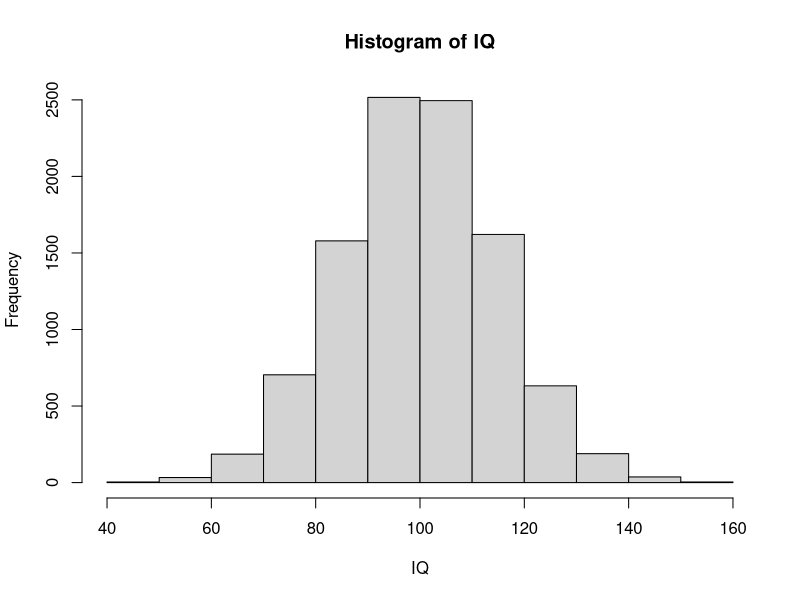
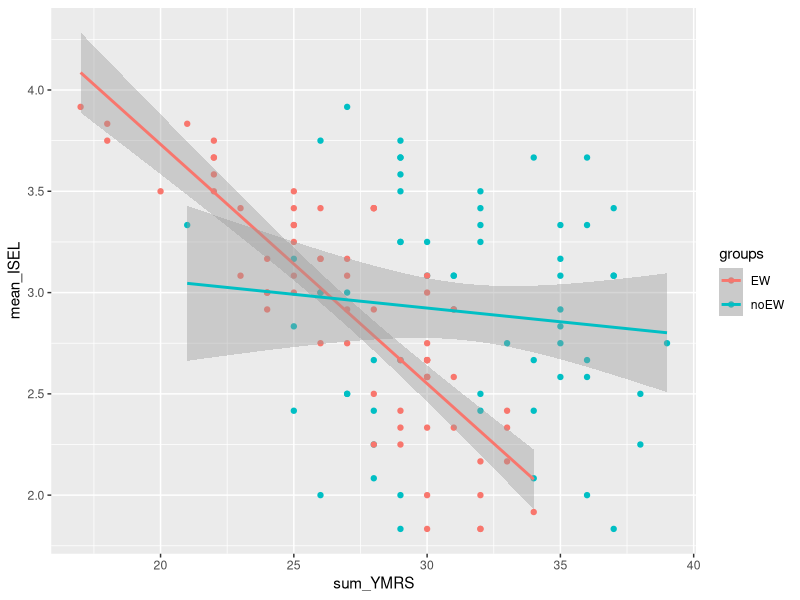
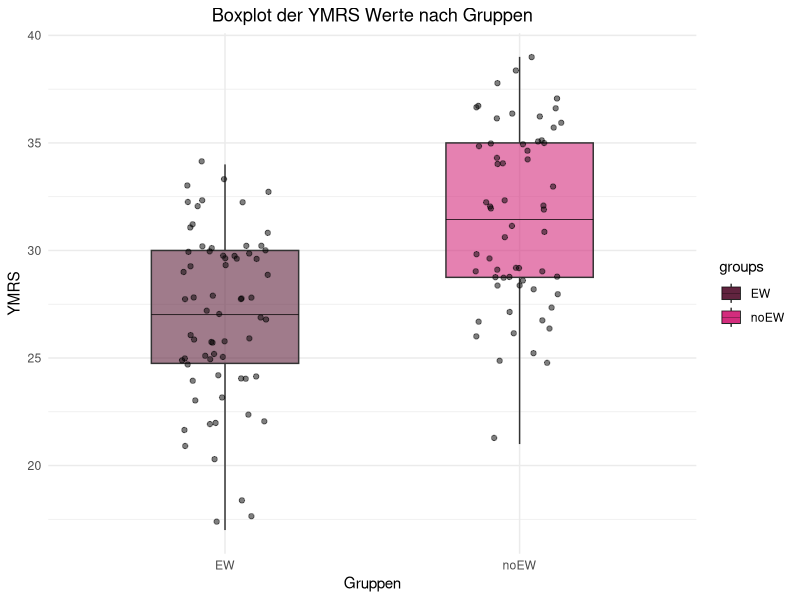

The R source for these figures, in order:

# Einheit 1 ---------------------------------------------------------------

2 + 2 #Addition 

# Hier kommt eine Subtraktion

3-2
5 * 8
3 ^ 2
sqrt(10) + 11

?sqrt

# Objekte

a = 2
a

b = 4 * 5 

a + b 

c = a + b
c

d <- 10

# Zahltypen 

zahl = 4.5

Psychologe = "Wundt"

class(Psychologe)
class(zahl)

vector = c(2, 3, 4, 5, 1, 8)
vector


lieblingspsychologinnen = c("Mary", "Feldmann-Barett", "Anna Freud")

# Datensimulation

k = 1:100
sequenz = seq(from = 5, to = 500, by = 10)
identisch = seq(5, 500, 10)

kombination = c(1:10, seq(10, 100, 5))
y = c(k, sequenz)


# Normalverteilung 

n = 10000
MW = 100
SD = 15
IQ = rnorm(n, MW, SD)
hist(IQ)

# Erstellt einen numerischen Vektor "CFH", der die zahlen 12 bis 54 und jede dritte Zahl von 100 bis 120 enthält

CFH = c(12:54, seq(100, 120, 3))
CFH

Teil1 = 12:54
Teil2 = seq(100,120,3)

CFH2 = c(Teil1, Teil2)


# Elemente aus Vektoren auswählen ("Indizierung")


Vierte_Stelle = CFH[4]
Bereich = CFH[3:10]
CFH[c(4,8)]
CFH[seq(2,8,2)]
CFH[-1]

lieblingspsychologinnen[-1]
lieblingspsychologinnen[2]
lieblingspsychologinnen[c(1,3)]

mean(CFH) # Mittelwert
sd(CFH) #Standardabweichung
var(CFH) # Varianz

mean(lieblingspsychologinnen)

Ordinal = c(1:10, 10, 10, 8) #Plätze bei einem Wettkampf
as.factor(Ordinal)

lieblingspsychologinnen = c("Mary", "Mary", "Mary", "Feldmann-Barett", "Anna Freud", "Anna Freud")
lieblingspsychologinnen = as.factor(lieblingspsychologinnen)

table(lieblingspsychologinnen)


# Einheit 2 ---------------------------------------------------------------

Studiengang = c("Psychologie", "Mathematik", "Biologie", "Psychologie", "Mathematik")
levels(Studiengang)

Studiengang = factor(Studiengang, levels = c("Psychologie", "Biologie", "Mathematik"))
Studiengang

Geschlecht = c(1,2,1,2,2,2,3,1,1)
mean(Geschlecht)

Geschlecht = factor(Geschlecht, levels= c(1, 2, 3), labels = c("weiblich", "maennlich", "divers"))
Geschlecht
mean(Geschlecht)
table(Geschlecht)

Schulabschluss = c("Abitur", "Realschule", "Hauptschule", "Abitur", "Realschule", "Realschule", "Abitur")
Schulabschluss = factor(Schulabschluss, levels = c("Hauptschule", "Realschule", "Abitur"), ordered = TRUE)
Schulabschluss

Schulabschluss > "Hauptschule"
Schulabschluss[Schulabschluss >= "Realschule"]

set.seed(22)
df = data.frame(Studiencode = 100:105,
                Diagnose = c("Depression", "Angststörung", "Zwangsstörung", "Depression", "Zwangsstörung", "ADHS"),
                Klinik = c("LMU", "LMU", "LMU", "MPI", "MPI", "MPI"),
                BDI = rnorm(6, mean = 25, sd = 7),
                Alter = c(22, 24, 55, 85, 43, 45))

df
names(df)
head(df)
nrow(df)
ncol(df)
View(df)
str(df)

df$Alter
df$Diagnose = factor(df$Diagnose)
df$Klinik = factor(df$Klinik)
str(df)

df$Geschlecht = factor(c(1, 2, 3, 1, 2, 1), levels = c(1,2,3), 
                       labels = c("männlich", "weiblich", "divers"))
df

df[3,]
df[2:5,]
df[c(1,4),]
df[2:4, "Klinik"]
df$Klinik[2:4]
df[,c("Klinik", "BDI")]

#Aufgabe: Welche Diagnose hat die 3. Person? - es gibt (mindestens) zwei Optionen

df[3, "Diagnose"]
df[3, 2]
df$Diagnose[3]

df[3, "Diagnose"] = "ADHS"
df[3, "Diagnose"]

# Statt über Positionen können wir Werte nach einer BEDINGUNG auswählen.

df$Alter > 30
Alten = df[df$Alter > 30,]
Alten
Frauen = df[df$Geschlecht == "weiblich",]
Frauen
df[df$Alter > 30 & df$Geschlecht == "männlich",]
df[df$Alter > 30 | df$Geschlecht == "männlich",]

# install.packages("tidyverse")
library(tidyverse)

starwars$mass

filter(starwars, mass > 100)

Schwergewichte = starwars %>% filter(mass > 100)
Schwergewichte$name


# Einheit 3 ---------------------------------------------------------------

library(tidyverse)
mean(starwars$mass, na.rm = TRUE)

round(mean(starwars$mass, na.rm = TRUE),2)

df = read.csv("bipolar.csv")
# readRDS() R-Format

# .sav (SPSS) 
# install.packages("haven")
#library(haven)
#read_sav()

# install.packages("readxl")

head(df)
str(df)
View(df)
summary(df)
anyNA(df)

df$YMRS_1 + df$YMRS_2

rowSums(df[,c("YMRS_1", "YMRS_2", "YMRS_3")])

library(tidyverse)

?select
rowSums(select(df, starts_with("YMRS")))

df$sum_YMRS = rowSums(select(df, starts_with("YMRS")))
head(df)

round(mean(df$sum_YMRS),2)
sd(df$sum_YMRS)
var(df$sum_YMRS)
range(df$sum_YMRS)

table(df$groups)

df$sum_YMRS[df$groups == "EW"]
df$sum_YMRS[df$groups == "noEW"]

mean(df$sum_YMRS[df$groups == "EW"])
mean(df$sum_YMRS[df$groups == "noEW"])

tapply(df$sum_YMRS, df$groups, mean)
tapply(df$sum_YMRS, df$groups, sd)

df %>% group_by(groups) %>%
  summarise(n = n(),
            Mittelwert = mean(sum_YMRS),
            SD = sd(sum_YMRS),
            Min = min(sum_YMRS),
            Max = max(sum_YMRS))

#install.packages("psych")
library(psych)

psych::describe(df)

describe(df)
describeBy(df, group = df$groups)

head(df)

t.test(sum_YMRS ~ groups, data = df, var.equal = TRUE, alternative = "less")
?t.test


# Einheit 4 ---------------------------------------------------------------

library(tidyverse)
library(psych)
# library(ggplot2)

bipolar = read_csv("bipolar.csv")
rohdaten = read_csv("bipolar.csv")

# names(bipolar)

bipolar$sum_YMRS = rowSums(select(bipolar, starts_with("YMRS")))

# Reverse Items: 1, 2, 7, 8, 11, 12 

# summary(select(bipolar, starts_with("ISEL")))

# bipolar$ISEL_1r = recode(bipolar$ISEL_1, "1" = 4, "2" = 3, "3" = 2, "4" = 1)

# bipolar[, c("ISEL_1r", "ISEL_1")]

bipolar$ISEL_1 = recode(bipolar$ISEL_1, "1" = 4, "2" = 3, "3" = 2, "4" = 1)
bipolar$ISEL_2 = recode(bipolar$ISEL_2, "1" = 4, "2" = 3, "3" = 2, "4" = 1)
bipolar$ISEL_7 = recode(bipolar$ISEL_7, "1" = 4, "2" = 3, "3" = 2, "4" = 1)
bipolar$ISEL_8 = recode(bipolar$ISEL_8, "1" = 4, "2" = 3, "3" = 2, "4" = 1)
bipolar$ISEL_11 = recode(bipolar$ISEL_11, "1" = 4, "2" = 3, "3" = 2, "4" = 1)
bipolar$ISEL_12 = recode(bipolar$ISEL_12, "1" = 4, "2" = 3, "3" = 2, "4" = 1)

bipolar$mean_ISEL = rowMeans(select(bipolar, starts_with("ISEL")))


saveRDS(bipolar, file = "bipolar_clean.rds")

t.test(sum_YMRS ~ groups, data = bipolar)

#?ggplot2


jpeg(file = "Unser_erstes_ggplot.jpg", width = 15, 
     height = 10, units = "cm", res = 300)

ggplot(data = bipolar, aes(x = groups, y = sum_YMRS, fill = groups)) +
  geom_boxplot(width = 0.5, alpha = 0.6, fatten = NULL) +
  geom_jitter(width = 0.15, alpha = 0.5) +
  stat_summary(fun = "mean", geom = "crossbar", width = 0.5, linewidth = 0.1, color = "black") +
  labs(x = "Gruppen", y = "YMRS", title = "Boxplot der YMRS Werte nach Gruppen") +
  theme_minimal() +
  scale_fill_manual(values = c("#61243F", "#D32D7D")) +
  theme(legend.position = "right",
        plot.title = element_text(hjust = 0.5, vjust = 1))

dev.off()

cor(bipolar$sum_YMRS, bipolar$mean_ISEL)
cor.test(bipolar$sum_YMRS, bipolar$mean_ISEL, 
         method = "pearson", alternative = "less")
?cor.test

ggplot(bipolar, aes(x = sum_YMRS, y = mean_ISEL, color = groups)) +
  geom_point() +
  geom_smooth(method = "lm")
